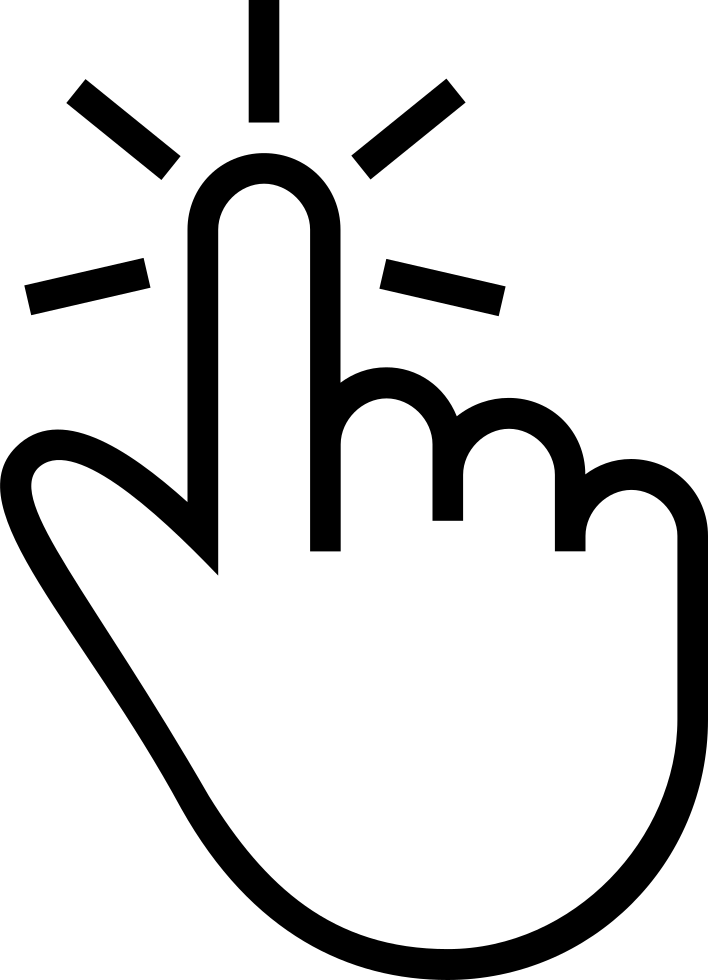
#> input picture resources/hand.png, 708 x 980 px, given in place of the camera
$ jupyter execute imagesdata.ipynb
#> lines starting #> are read from the running program, lines starting #| are printed output that depends on the picture
[cell 1]
import cv2
import os
import numpy as np

print("Enter the label name:- up, down, left,right,none,palm,cross,scissor,y,fist1a")
label_name = input("Enter the label name:-")
#> the answer given: resources/hand.png
num_samples = int(input("Enter the number of samples:- "))
#> the answer given: 3

IMG_SAVE_PATH = 'MyImages/valid'
IMG_CLASS_PATH = os.path.join(IMG_SAVE_PATH, label_name)

def preprocess_image(img):
    blur = cv2.GaussianBlur(img,(3,3),0)
    hsv = cv2.cvtColor(blur, cv2.COLOR_BGR2HSV)

    mask = cv2.inRange(hsv,np.array([2,0,0]),np.array([20,255,255]))
    kernel = np.ones((5,5))


    dilation = cv2.dilate(mask, kernel, iterations=1)
    # erosion = cv2.erode(dilation, kernel, iterations=1)
    # filtered = cv2.GaussianBlur(mask, (3, 3), 0)
    ret, thresh = cv2.threshold(dilation, 70, 255, cv2.THRESH_BINARY)

    return thresh

def p2(img):
    kernel = np.ones((5,5),np.uint8)

    frame2 = cv2.cvtColor(img, cv2.COLOR_BGR2HLS)
    lb = np.array([0,77,0])
    ub = np.array([255,255,255])
    mask = cv2.inRange(frame2, lb, ub)
    opening = cv2.morphologyEx(mask, cv2.MORPH_OPEN, kernel)
    img = cv2.cvtColor(opening,cv2.COLOR_BGR2RGB)
    return img

try:
    os.mkdir(IMG_SAVE_PATH)
except FileExistsError:
    pass
try:
    os.mkdir(IMG_CLASS_PATH)
except FileExistsError:
    print("{} directory already exists.".format(IMG_CLASS_PATH))
    print("All images gathered will be saved along with existing items in this folder")

cap = cv2.VideoCapture(0)

start = False
count = 0

while True:
    ret, frame = cap.read()
#> frame is the input picture: shape (980, 708, 3); min 0, max 255, mean 214.9
    if not ret:
        continue

    if count == num_samples:
        break

    frame = cv2.flip(frame,1)
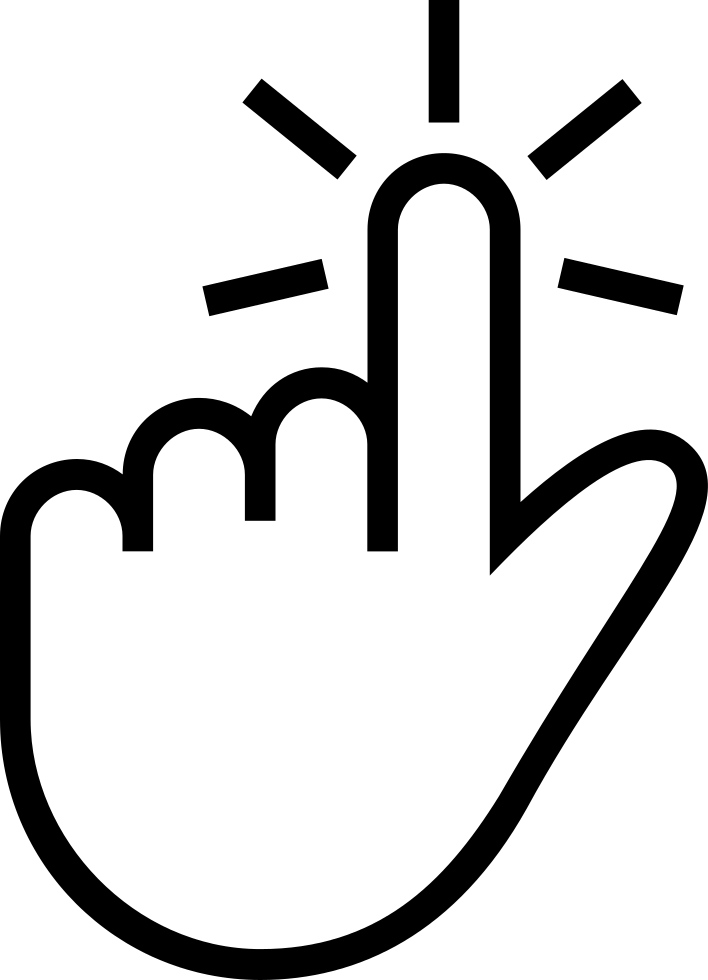
#> frame: shape (980, 708, 3); min 0, max 255, mean 214.9
    cv2.rectangle(frame, (300, 50), (600, 350), (255, 255, 255), 2)
    # thresh = preprocess_image(frame)

    if start:
        roi = frame[50:350, 300:600]

        save_path = os.path.join(IMG_CLASS_PATH, '{}{}.jpg'.format(label_name, count + 1))
        cv2.imwrite(save_path, roi)

        count += 1

    font = cv2.FONT_HERSHEY_SIMPLEX
    cv2.putText(frame, "Collecting {}".format(count),
            (5, 50), font, 0.7, (0, 255, 255), 2, cv2.LINE_AA)
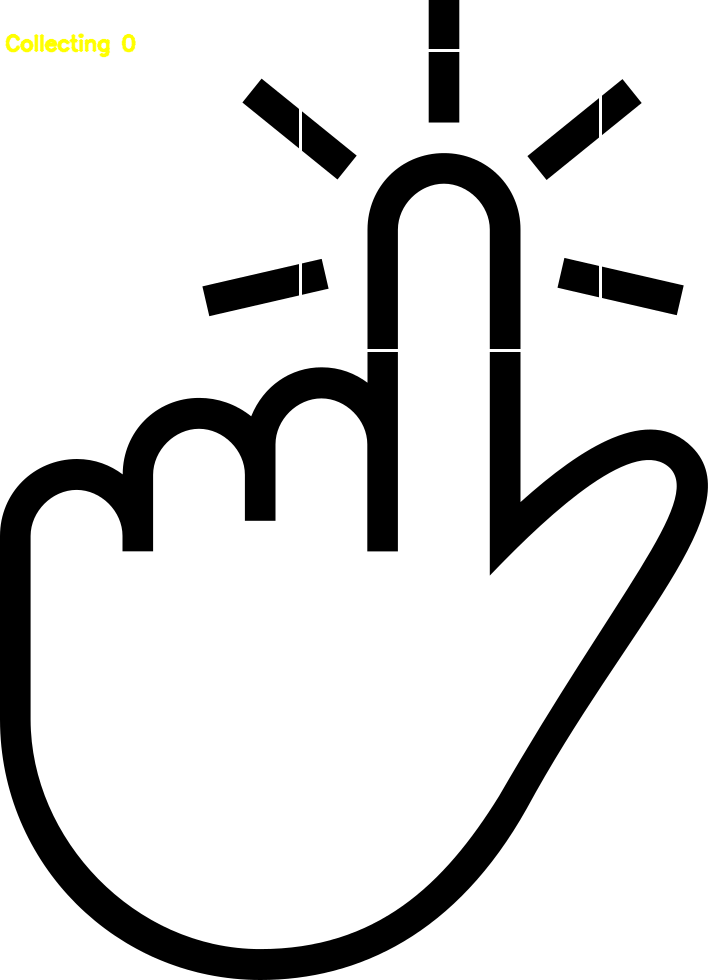
#> frame: shape (980, 708, 3); mean B, G, R 214.8, 215.2, 215.2

    # p2img = p2(frame)
    # cv2.imshow("p2",p2img)
    # cv2.imshow("thresh",thresh)
    cv2.imshow("Collecting images", frame)

    k = cv2.waitKey(10)
#> (key q is pressed here)
    if k == ord('a'):
        start = not start

    if k == ord('q'):
        break

print("\n{} image(s) saved to {}".format(count, IMG_CLASS_PATH))
cap.release()
cv2.destroyAllWindows()

$ run again, on resources/start.png
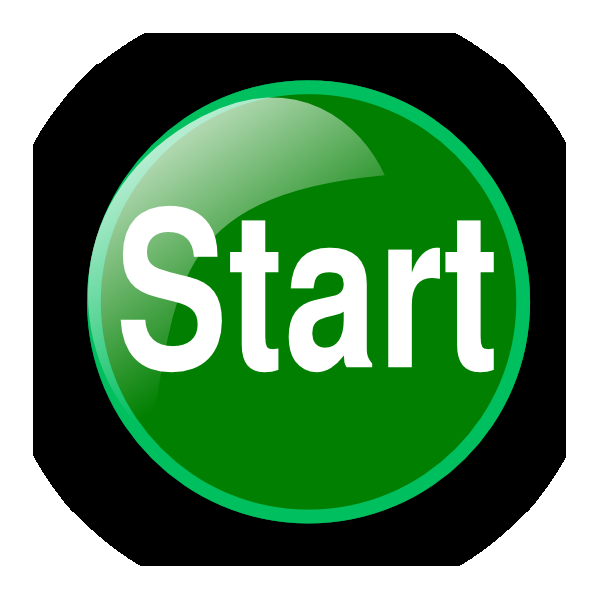
#> input picture resources/start.png, 600 x 600 px, given in place of the camera
#> frame is the input picture: shape (600, 600, 3); mean B, G, R 101.7, 139.9, 97.2
#> `frame = cv2.flip(frame,1)`:
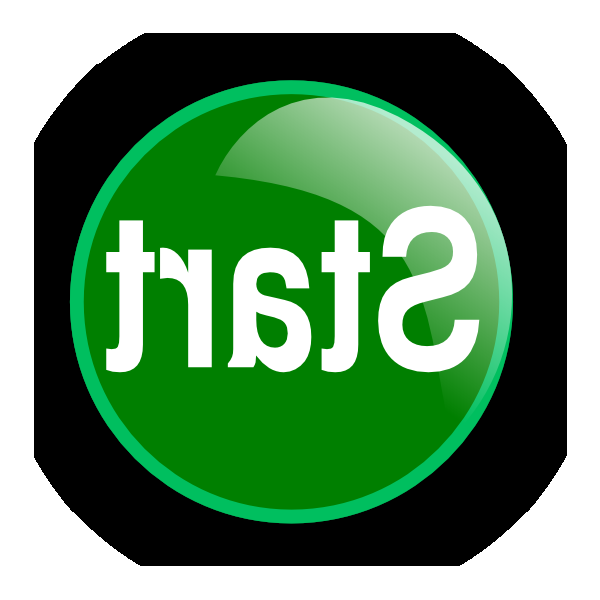
#> frame: shape (600, 600, 3); mean B, G, R 101.7, 139.9, 97.2
#> `cv2.putText(frame, "Collecting {}".format(count), (5, 50), font, 0.7, ..`:
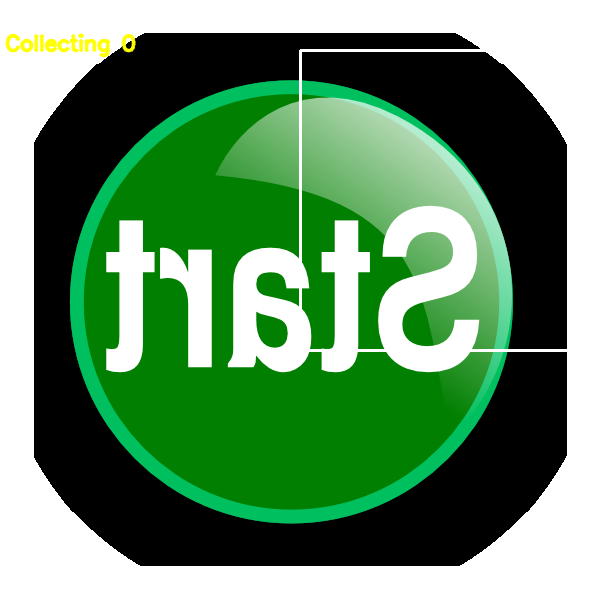
#> frame: shape (600, 600, 3); mean B, G, R 102, 140.8, 98.4
